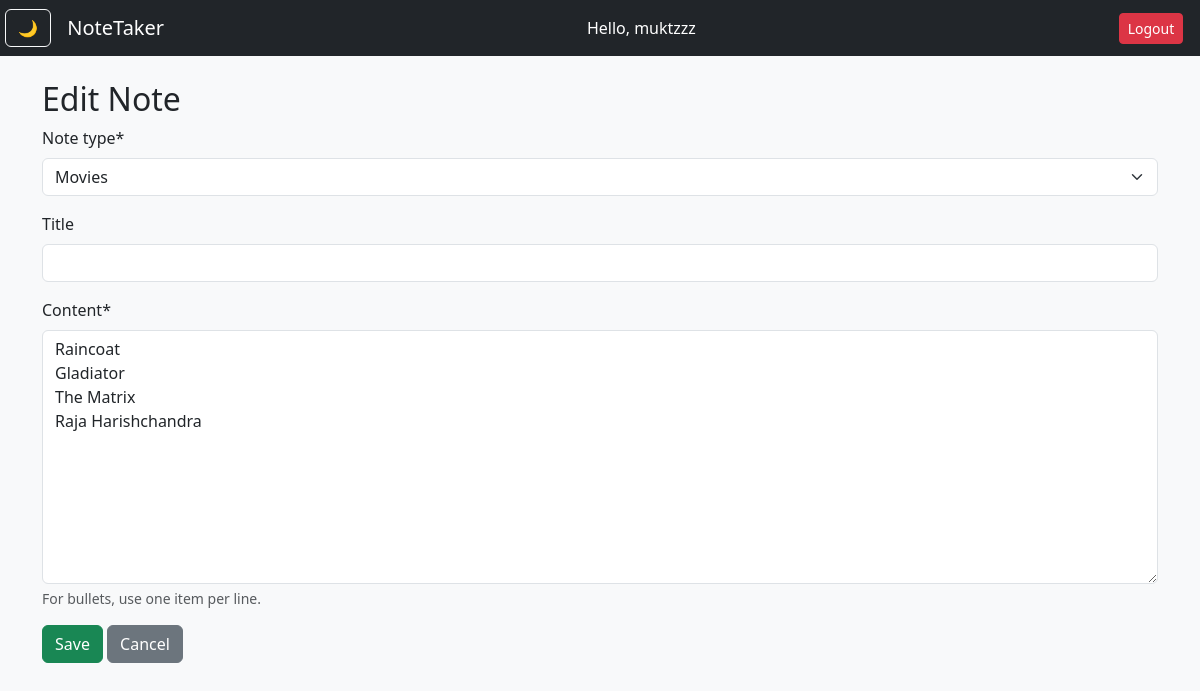
Page /edit/2/ (signed in) on the committed database.
### notes/models.py (models this page shows, shortened)
class Note(models.Model):
    NOTE_TYPE_CHOICES = [
        ('normal', 'Normal'),
        ('movies', 'Movies'),
        ('books', 'Books'),
        ('songs', 'Songs'),
        ('random', 'Random'),
    ]
    owner = models.ForeignKey(User, on_delete=models.CASCADE)
    note_type = models.CharField(max_length=10, choices=NOTE_TYPE_CHOICES, default='normal')
    title = models.CharField(max_length=100, blank=True, null=True)
    content = models.TextField(help_text="For bullets, use one item per line.")
    created_at = models.DateTimeField(auto_now_add=True)

### notes/views.py (the view)
# urls.py: path('edit/<int:note_id>/', views.edit_note, name='edit_note'),
@login_required
def edit_note(request, note_id):
    note = get_object_or_404(Note, id=note_id, owner=request.user)
    form = NoteForm(request.POST or None, instance=note)
    if form.is_valid():
        form.save()
        return redirect('home')
    return render(request, 'note_form.html', {'form': form})

### notes/forms.py
class NoteForm(forms.ModelForm):
    class Meta:
        model = Note
        fields = ['note_type', 'title', 'content']

### notes/templates/note_form.html (shortened to what this page needs)
{% extends 'base.html' %}
{% load crispy_forms_tags %}
{% block content %}
<h2>{% if form.instance.pk %}Edit{% else %}Add{% endif %} Note</h2>
<form method="post">
  {{ form|crispy }}
  <button type="submit" class="btn btn-success">Save</button>
  <a href="{% url 'home' %}" class="btn btn-secondary">Cancel</a>
</form>
{% endblock %}

### notes/templates/base.html (shortened to what this page needs)
<!DOCTYPE html>
<html lang="en">
<head>
  <link href="https://cdn.jsdelivr.net/npm/bootstrap@5.3.2/dist/css/bootstrap.min.css" rel="stylesheet">
</head>
<body class="bg-light">
  <nav class="navbar navbar-expand-lg navbar-dark bg-dark mb-4">
    <button class="btn btn-outline-light ms-auto" onclick="toggleDarkMode()">🌙</button>
    <div class="container">
      <a class="navbar-brand" href="/">NoteTaker</a>
      {% if user.is_authenticated %}
        <span class="navbar-text text-white">Hello, {{ user.username }}</span>
        <a class="btn btn-sm btn-danger ms-3" href="{% url 'logout' %}">Logout</a>
      {% else %}
        <a class="btn btn-sm btn-success" href="{% url 'login' %}">Login</a>
      {% endif %}
    </div>
  </nav>
  <div class="container">
    {% block content %}{% endblock %}
  </div>
</body>
</html>

### rows in the picture
Note: note_type "Movies", content "Raincoat Gladiator The Matrix Raja Harishchandra"

### other values in the picture
{{ user.username }} "muktzzz"
